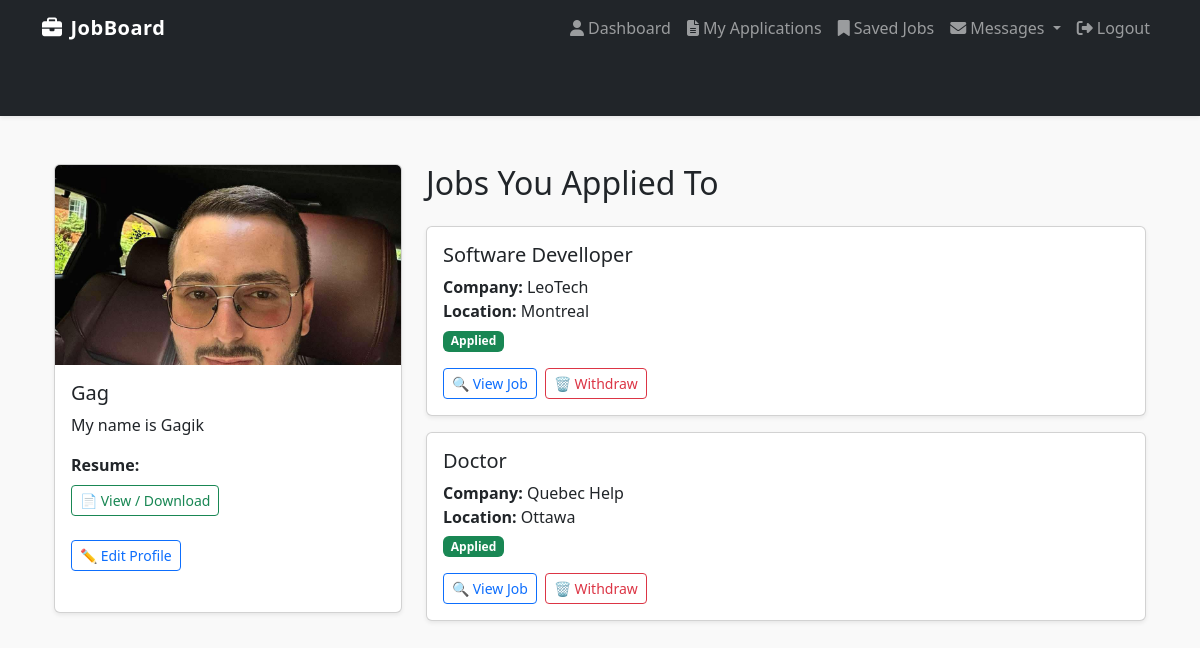
The page /dashboard/seeker/ (signed in) on the database as committed earlier.
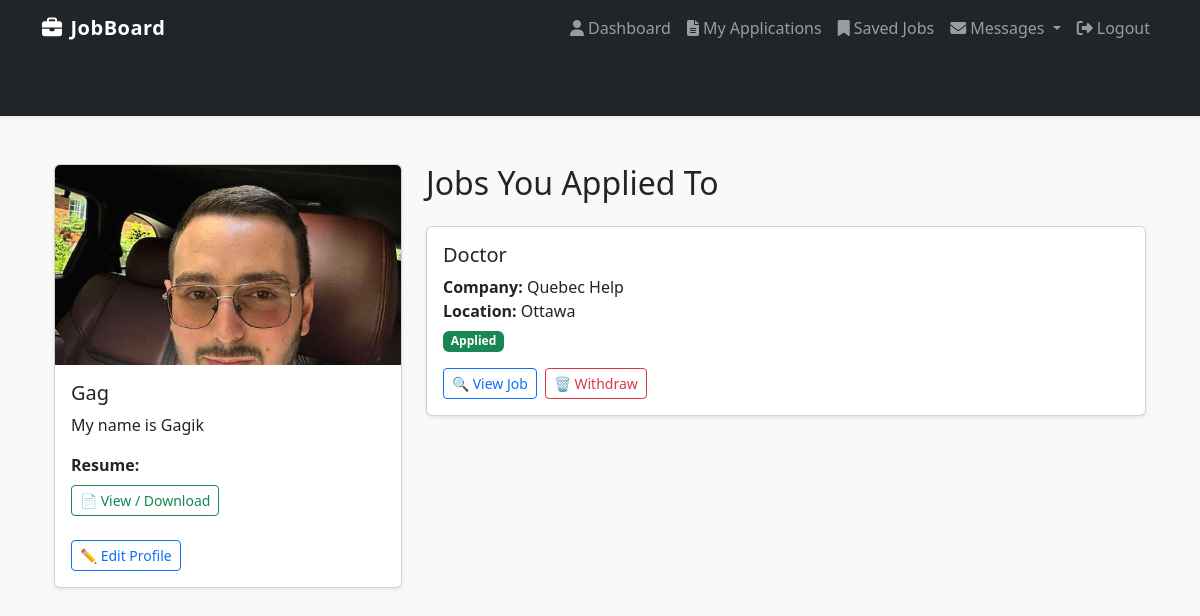
The same page on the database as committed later.
### core/models.py (models this page shows, shortened)
class Application(models.Model):
    user = models.ForeignKey(User, on_delete=models.CASCADE)
    job = models.ForeignKey(Job, on_delete=models.CASCADE)
    name = models.CharField(max_length=200)
    email = models.EmailField()
    resume = models.FileField(upload_to='resumes/', blank=True, null=True)
    cover_letter = models.TextField(blank=True, null=True)
    applied_at = models.DateTimeField(auto_now_add=True)

class Job(models.Model):
    CATEGORY_CHOICES = [
        ('IT', 'IT'),
        ('HR', 'HR'),
        ('Finance', 'Finance'),
        ('Marketing', 'Marketing'),
    ]
    title = models.CharField(max_length=255)
    company = models.CharField(max_length=255)
    description = models.TextField()
    location = models.CharField(max_length=255)
    category = models.CharField(max_length=50, choices=CATEGORY_CHOICES)
    posted_by = models.ForeignKey(User, on_delete=models.CASCADE)
    date_posted = models.DateTimeField(auto_now_add=True)

### core/views.py (the view)
# urls.py: path('dashboard/seeker/', views.seeker_dashboard, name='seeker_dashboard'),
@login_required
def seeker_dashboard(request):
    applications = Application.objects.filter(user=request.user)
    return render(request, 'dashboard/seeker_dashboard.html', {'applications': applications})

### core/templates/dashboard/seeker_dashboard.html
{% extends 'base.html' %}
{% block content %}
<div class="container mt-5">
  <div class="row mb-4">
    <div class="col-lg-4 mb-4">
      <div class="card shadow-sm h-100">
        {% if user.profile.profile_picture %}
          <img src="{{ user.profile.profile_picture.url }}" class="card-img-top img-fluid" alt="Profile Picture" style="object-fit: cover; height: 200px;">
        {% else %}
          <img src="https://via.placeholder.com/150" class="card-img-top img-fluid" alt="Default Pic" style="object-fit: cover; height: 200px;">
        {% endif %}
        <div class="card-body">
          <h5 class="card-title">{{ user.username }}</h5>
          <p class="card-text">{{ user.profile.bio|default:"No bio yet." }}</p>
          {% if user.profile.resume %}
            <p>
              <strong>Resume:</strong><br>
              <a href="{{ user.profile.resume.url }}" target="_blank" class="btn btn-sm btn-outline-success mt-2">📄 View / Download</a>
            </p>
          {% else %}
            <p><strong>Resume:</strong> <em>No resume uploaded yet.</em></p>
          {% endif %}
          <a href="{% url 'edit_profile' %}" class="btn btn-sm btn-outline-primary mt-2">✏️ Edit Profile</a>
        </div>
      </div>
    </div>
    <div class="col-lg-8">
      <h2 class="mb-4 text-center text-lg-start">Jobs You Applied To</h2>
      {% if applications %}
        <div class="row">
          {% for application in applications %}
            <div class="col-12 mb-3">
              <div class="card shadow-sm">
                <div class="card-body">
                  <h5 class="card-title">{{ application.job.title }}</h5>
                  <p class="card-text mb-1">
                    <strong>Company:</strong> {{ application.job.company }}<br>
                    <strong>Location:</strong> {{ application.job.location }}
                  </p>
                  <p class="mb-3">
                    <span class="badge bg-success">Applied</span>
                  </p>
                  <div class="d-flex gap-2">
                    <a href="{% url 'job_detail' application.job.id %}" class="btn btn-sm btn-outline-primary">🔍 View Job</a>
                    <a href="{% url 'delete_application' application.id %}" class="btn btn-sm btn-outline-danger"
                       onclick="return confirm('Are you sure you want to delete this application?');">🗑️ Withdraw</a>
                  </div>
                </div>
              </div>
            </div>
          {% endfor %}
        </div>
      {% else %}
        <div class="alert alert-info text-center">You haven't applied to any jobs yet.</div>
      {% endif %}
    </div>
  </div>
</div>
{% endblock %}

Rows that differ between the two databases and show on the page:
removed Application: job "Software Develloper", job.company "LeoTech", job.location "Montreal"
